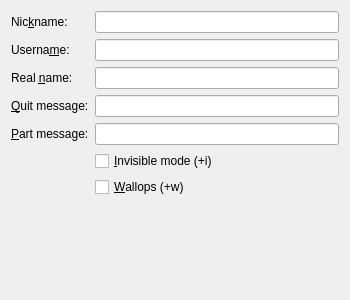
<?xml version="1.0" encoding="UTF-8"?>
<ui version="4.0">
 <class>IdentitySettingsWidget</class>
 <widget class="QWidget" name="IdentitySettingsWidget">
  <property name="geometry">
   <rect>
    <x>0</x>
    <y>0</y>
    <width>350</width>
    <height>300</height>
   </rect>
  </property>
  <property name="minimumSize">
   <size>
    <width>350</width>
    <height>300</height>
   </size>
  </property>
  <property name="windowTitle">
   <string>Identity</string>
  </property>
  <layout class="QVBoxLayout" name="verticalLayout">
   <item>
    <layout class="QFormLayout" name="formLayout">
     <item row="0" column="0">
      <widget class="QLabel" name="qlNickname">
       <property name="text">
        <string>Nic&amp;kname:</string>
       </property>
       <property name="buddy">
        <cstring>qleNickname</cstring>
       </property>
      </widget>
     </item>
     <item row="0" column="1">
      <widget class="QLineEdit" name="qleNickname"/>
     </item>
     <item row="1" column="0">
      <widget class="QLabel" name="qlUsername">
       <property name="text">
        <string>Userna&amp;me:</string>
       </property>
       <property name="buddy">
        <cstring>qleUsername</cstring>
       </property>
      </widget>
     </item>
     <item row="2" column="0">
      <widget class="QLabel" name="qlRealname">
       <property name="text">
        <string>Real &amp;name:</string>
       </property>
       <property name="buddy">
        <cstring>qleRealname</cstring>
       </property>
      </widget>
     </item>
     <item row="1" column="1">
      <widget class="QLineEdit" name="qleUsername"/>
     </item>
     <item row="2" column="1">
      <widget class="QLineEdit" name="qleRealname"/>
     </item>
     <item row="3" column="0">
      <widget class="QLabel" name="qlQuitMessage">
       <property name="text">
        <string>&amp;Quit message:</string>
       </property>
       <property name="buddy">
        <cstring>qleQuitMessage</cstring>
       </property>
      </widget>
     </item>
     <item row="3" column="1">
      <widget class="QLineEdit" name="qleQuitMessage"/>
     </item>
     <item row="4" column="0">
      <widget class="QLabel" name="qlPartMessage">
       <property name="text">
        <string>&amp;Part message:</string>
       </property>
       <property name="buddy">
        <cstring>qlePartMessage</cstring>
       </property>
      </widget>
     </item>
     <item row="5" column="1">
      <widget class="QCheckBox" name="qcbInvisible">
       <property name="text">
        <string>&amp;Invisible mode (+i)</string>
       </property>
      </widget>
     </item>
     <item row="6" column="1">
      <widget class="QCheckBox" name="qcbWallops">
       <property name="text">
        <string>&amp;Wallops (+w)</string>
       </property>
      </widget>
     </item>
     <item row="4" column="1">
      <widget class="QLineEdit" name="qlePartMessage"/>
     </item>
    </layout>
   </item>
  </layout>
 </widget>
 <tabstops>
  <tabstop>qleNickname</tabstop>
  <tabstop>qleUsername</tabstop>
  <tabstop>qleRealname</tabstop>
  <tabstop>qleQuitMessage</tabstop>
  <tabstop>qlePartMessage</tabstop>
  <tabstop>qcbInvisible</tabstop>
  <tabstop>qcbWallops</tabstop>
 </tabstops>
 <resources/>
 <connections/>
</ui>
